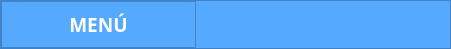
     <widget class="QFrame" name="BarraTitulo">
      <property name="maximumSize">
       <size>
        <width>16777215</width>
        <height>49</height>
       </size>
      </property>
      <property name="autoFillBackground">
       <bool>false</bool>
      </property>
      <property name="styleSheet">
       <string notr="true">background-color: rgb(85, 170, 255);</string>
      </property>
      <property name="frameShape">
       <enum>QFrame::StyledPanel</enum>
      </property>
      <property name="frameShadow">
       <enum>QFrame::Raised</enum>
      </property>
      <property name="lineWidth">
       <number>0</number>
      </property>
      <layout class="QHBoxLayout" name="horizontalLayout_3">
       <property name="leftMargin">
        <number>0</number>
       </property>
       <property name="topMargin">
        <number>0</number>
       </property>
       <property name="rightMargin">
        <number>0</number>
       </property>
       <property name="bottomMargin">
        <number>0</number>
       </property>
       <item>
        <widget class="QFrame" name="lbl_menu1">
         <property name="minimumSize">
          <size>
           <width>195</width>
           <height>0</height>
          </size>
         </property>
         <property name="frameShape">
          <enum>QFrame::StyledPanel</enum>
         </property>
         <property name="frameShadow">
          <enum>QFrame::Raised</enum>
         </property>
         <layout class="QHBoxLayout" name="horizontalLayout_5">
          <property name="spacing">
           <number>0</number>
          </property>
          <property name="leftMargin">
           <number>0</number>
          </property>
          <property name="topMargin">
           <number>0</number>
          </property>
          <property name="rightMargin">
           <number>0</number>
          </property>
          <property name="bottomMargin">
           <number>0</number>
          </property>
          <item>
           <widget class="QLabel" name="lbl_menu">
            <property name="sizePolicy">
             <sizepolicy hsizetype="Preferred" vsizetype="Preferred">
              <horstretch>0</horstretch>
              <verstretch>0</verstretch>
             </sizepolicy>
            </property>
            <property name="font">
             <font>
              <family>Arial Black</family>
              <pointsize>14</pointsize>
              <weight>75</weight>
              <bold>true</bold>
             </font>
            </property>
            <property name="toolTipDuration">
             <number>-1</number>
            </property>
            <property name="layoutDirection">
             <enum>Qt::RightToLeft</enum>
            </property>
            <property name="styleSheet">
             <string notr="true">color: rgb(255, 255, 255);
</string>
            </property>
            <property name="text">
             <string>MENÚ</string>
            </property>
            <property name="alignment">
             <set>Qt::AlignCenter</set>
            </property>
           </widget>
          </item>
         </layout>
        </widget>
       </item>
       <item>
        <widget class="QPushButton" name="btn_menu_bar">
         <property name="sizePolicy">
          <sizepolicy hsizetype="Preferred" vsizetype="Preferred">
           <horstretch>0</horstretch>
           <verstretch>0</verstretch>
          </sizepolicy>
         </property>
         <property name="minimumSize">
          <size>
           <width>40</width>
           <height>35</height>
          </size>
         </property>
         <property name="maximumSize">
          <size>
           <width>40</width>
           <height>35</height>
          </size>
         </property>
         <property name="cursor">
          <cursorShape>PointingHandCursor</cursorShape>
         </property>
         <property name="layoutDirection">
          <enum>Qt::LeftToRight</enum>
         </property>
         <property name="styleSheet">
          <string notr="true">border-radius: 10px;</string>
         </property>
         <property name="text">
          <string/>
         </property>
         <property name="icon">
          <iconset>
           <normaloff>../icon/menu-green.png</normaloff>../icon/menu-green.png</iconset>
         </property>
         <property name="iconSize">
          <size>
           <width>40</width>
           <height>35</height>
          </size>
         </property>
        </widget>
       </item>
       <item>
        <spacer name="horizontalSpacer">
         <property name="orientation">
          <enum>Qt::Horizontal</enum>
         </property>
         <property name="sizeHint" stdset="0">
          <size>
           <width>40</width>
           <height>20</height>
          </size>
         </property>
        </spacer>
       </item>
       <item>
        <widget class="QPushButton" name="btn_minimizar">
         <property name="minimumSize">
          <size>
           <width>40</width>
           <height>35</height>
          </size>
         </property>
         <property name="maximumSize">
          <size>
           <width>40</width>
           <height>35</height>
          </size>
         </property>
         <property name="cursor">
          <cursorShape>PointingHandCursor</cursorShape>
         </property>
         <property name="styleSheet">
          <string notr="true">border-radius: 10px;</string>
         </property>
         <property name="text">
          <string/>
         </property>
         <property name="icon">
          <iconset>
           <normaloff>../icon/minimize.png</normaloff>../icon/minimize.png</iconset>
         </property>
         <property name="iconSize">
          <size>
           <width>40</width>
           <height>35</height>
          </size>
         </property>
        </widget>
       </item>
       <item>
        <widget class="QPushButton" name="btn_maximizar">
         <property name="cursor">
          <cursorShape>PointingHandCursor</cursorShape>
         </property>
         <property name="styleSheet">
          <string notr="true">border-radius: 10px;</string>
         </property>
         <property name="text">
          <string/>
         </property>
         <property name="icon">
          <iconset>
           <normaloff>../icon/maximizar.png</normaloff>../icon/maximizar.png</iconset>
         </property>
         <property name="iconSize">
          <size>
           <width>40</width>
           <height>35</height>
          </size>
         </property>
        </widget>
       </item>
       <item>
        <widget class="QPushButton" name="btn_restaurar">
         <property name="cursor">
          <cursorShape>PointingHandCursor</cursorShape>
         </property>
         <property name="styleSheet">
          <string notr="true">border-radius: 10px;</string>
         </property>
         <property name="text">
          <string/>
         </property>
         <property name="icon">
          <iconset>
           <normaloff>../icon/restaurar.png</normaloff>../icon/restaurar.png</iconset>
         </property>
         <property name="iconSize">
          <size>
           <width>40</width>
           <height>35</height>
          </size>
         </property>
        </widget>
       </item>
       <item>
        <widget class="QPushButton" name="btn_cerrar">
         <property name="minimumSize">
          <size>
           <width>40</width>
           <height>35</height>
          </size>
         </property>
         <property name="maximumSize">
          <size>
           <width>40</width>
           <height>35</height>
          </size>
         </property>
         <property name="cursor">
          <cursorShape>PointingHandCursor</cursorShape>
         </property>
         <property name="styleSheet">
          <string notr="true">border-radius: 10px;</string>
         </property>
         <property name="text">
          <string/>
         </property>
         <property name="icon">
          <iconset>
           <normaloff>../icon/close.png</normaloff>../icon/close.png</iconset>
         </property>
         <property name="iconSize">
          <size>
           <width>40</width>
           <height>35</height>
          </size>
         </property>
        </widget>
       </item>
      </layout>
     </widget>
